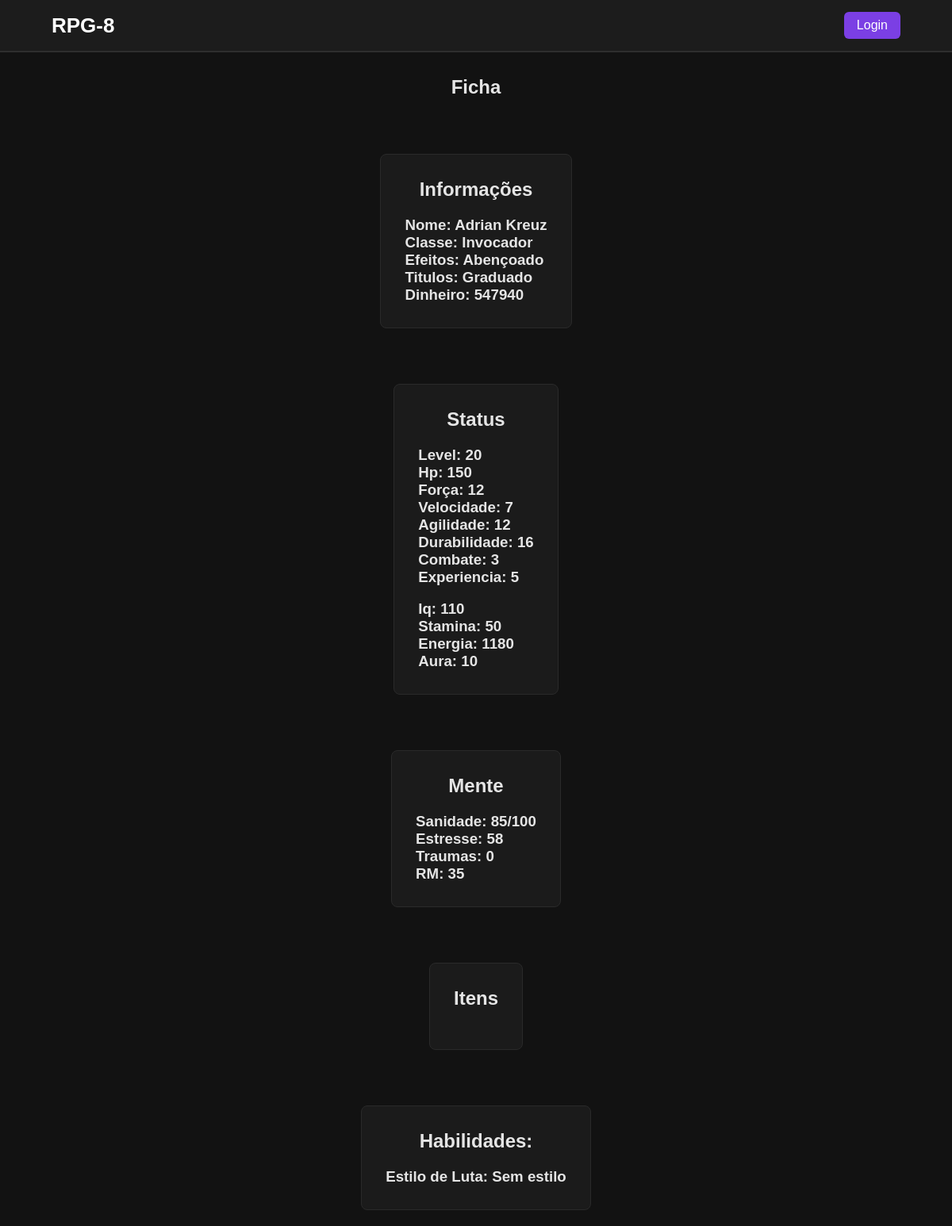
The page /fichaview.php?id=4 on the database its author committed.
### tables this page shows
CREATE TABLE player_base (
	id INT auto_increment PRIMARY KEY,
    nome VARCHAR(30) not null,
    id_classe INT,
    foreign key (id_classe) references classes(id),
    efeitos VARCHAR(50)
);

CREATE TABLE classes (
	id INT auto_increment PRIMARY KEY,
    classe varchar(15) not null
	);

CREATE TABLE player_dinheiro (
    id INT auto_increment PRIMARY KEY,
    id_player INT,
    foreign key (id_player) references player_base(id),
    dinheiro INT not null DEFAULT 0,
    fragmento INT not null DEFAULT 0
);

CREATE TABLE player_status (
    id INT auto_increment PRIMARY KEY,
    id_player INT,
    foreign key (id_player) references player_base(id),
    level INT not null,
    hp INT not null,
    forca INT not null,
    velocidade INT not null,
    agilidade INT not null,
    durabilidade INT not null,
    combate INT not null,
    experiencia INT not null
);

CREATE TABLE player_energias (
    id INT auto_increment PRIMARY KEY,
    id_player INT,
    foreign key (id_player) references player_base(id),
    iq INT not null,
    stamina INT not null,
    energia INT not null,
    aura INT not null
);

CREATE TABLE player_mente (
    id INT auto_increment PRIMARY KEY,
    id_player INT,
    foreign key (id_player) references player_base(id),
    sanidade INT not null,
    sanidadeMax INT not null,
	stress INT not null,
    traumas INT not null,
    rm INT not null
);

CREATE TABLE estilos_luta (
	id INT auto_increment PRIMARY KEY,
	nome VARCHAR(30) NOT NULL,
	descricao text
);

### fichaview.php (the view, shortened to what this page needs)
<?php
include("conexao.php");
include("header.php");
$id = isset($_GET['id']) ? intval($_GET['id']) : 1;
$stmt = $conn->prepare("SELECT
    player_base.nome,
    player_base.efeitos,
    classes.classe,
    player_dinheiro.dinheiro,
    player_dinheiro.fragmento,
    player_status.level,
    player_status.hp,
    player_status.forca,
    player_status.velocidade,
    player_status.agilidade,
    player_status.durabilidade,
    player_status.combate,
    player_status.experiencia,
    player_energias.iq,
    player_energias.stamina,
    player_energias.energia,
    player_energias.aura,
    player_mente.sanidade,
    player_mente.sanidadeMax,
    player_mente.stress,
    player_mente.traumas,
    player_mente.rm,
    (
        SELECT GROUP_CONCAT(t.titulo SEPARATOR '| ')
        FROM R_player_titulo rpt
        JOIN titulos t ON rpt.id_titulo = t.id
        WHERE rpt.id_player = player_base.id
    ) AS titulos
FROM player_base
JOIN classes ON player_base.id_classe = classes.id
LEFT JOIN player_dinheiro ON player_base.id = player_dinheiro.id_player
LEFT JOIN player_status ON player_base.id = player_status.id_player
LEFT JOIN player_energias ON player_base.id = player_energias.id_player
LEFT JOIN player_mente ON player_base.id = player_mente.id_player
WHERE player_base.id = ?");
$stmt->bind_param("i", $id);
$stmt->execute();
$result = $stmt->get_result();
$ficha = $result->fetch_assoc();
$stmt = $conn->prepare("SELECT
    estilos_luta.nome
    FROM R_player_estiloluta
    JOIN estilos_luta ON R_player_estiloluta.id_estiloluta = estilos_luta.id
    where id_player = ?
");
$stmt->bind_param("i", $id);
$stmt->execute();
$result_estiloluta = $stmt->get_result();
$estiloluta = $result_estiloluta->fetch_assoc();
?>
<div class="content">
    <h2>Ficha</h2>
</div>
<div class="content">
    <div class="fichas">
        <h2>Informações</h2>
        <h3>Nome: <?php echo htmlspecialchars($ficha["nome"]); ?></h3>
        <h3>Classe: <?php echo htmlspecialchars($ficha["classe"]); ?></h3>
        <h3>Efeitos: <?php echo htmlspecialchars($ficha["efeitos"]); ?></h3>
        <h3>Titulos: <?php echo htmlspecialchars($ficha["titulos"]); ?></h3>
        <h3>Dinheiro: <?php echo htmlspecialchars($ficha["dinheiro"]); ?></h3>
    </div>
</div>
<div class="content">
    <div class="fichas">
        <h2>Status</h2>
        <h3>Level: <?php echo htmlspecialchars($ficha["level"]); ?></h3>
        <h3>Hp: <?php echo htmlspecialchars($ficha["hp"]); ?></h3>
        <h3>Força: <?php echo htmlspecialchars($ficha["forca"]); ?></h3>
        <h3>Velocidade: <?php echo htmlspecialchars($ficha["velocidade"]); ?></h3>
        <h3>Agilidade: <?php echo htmlspecialchars($ficha["agilidade"]); ?></h3>
        <h3>Durabilidade: <?php echo htmlspecialchars($ficha["durabilidade"]); ?></h3>
        <h3>Combate: <?php echo htmlspecialchars($ficha["combate"]); ?></h3>
        <h3>Experiencia: <?php echo htmlspecialchars($ficha["experiencia"]); ?></h3>
        <br>
        <h3>Iq: <?php echo htmlspecialchars($ficha["iq"]); ?></h3>
        <h3>Stamina: <?php echo htmlspecialchars($ficha["stamina"]); ?></h3>
        <h3>Energia: <?php echo htmlspecialchars($ficha["energia"]); ?></h3>
        <h3>Aura: <?php echo htmlspecialchars($ficha["aura"]); ?></h3>
    </div>
</div>
<div class="content">
    <div class="fichas">
        <h2>Mente</h2>
        <h3>Sanidade: <?php echo htmlspecialchars($ficha["sanidade"]); ?>/<?php echo htmlspecialchars($ficha["sanidadeMax"]); ?></h3>
        <h3>Estresse: <?php echo htmlspecialchars($ficha["stress"]); ?></h3>
        <h3>Traumas: <?php echo htmlspecialchars($ficha["traumas"]); ?></h3>
        <h3>RM: <?php echo htmlspecialchars($ficha["rm"]); ?></h3>
    </div>
</div>
<div class="content">
    <div class="fichas">
        <h2>Itens</h2>
    </div>
</div>
<div class="content">
    <div class="fichas">
        <h2>Habilidades:</h2>
        <h3>Estilo de Luta: <?php echo htmlspecialchars($estiloluta["nome"]); ?></h3>
    </div>
</div>

### Style.css (style rules this page uses)
* { margin:0; padding:0; box-sizing:border-box; }
body { font-family:Arial, Helvetica, sans-serif; background:#121212; color:#e5e5e5; }
.content { display:flex; justify-content:center; padding:30px; padding-bottom: 0px; }
.content h2 { text-align: center; margin-bottom:20px; }
.fichas { background:#1b1b1b; border:1px solid #2a2a2a; max-width: 800px; margin: 20px auto; border-radius: 8px; padding: 30px; }
.fichas h2 { text-align:center; margin-bottom:20px; }

### rows shown on the page
player_base: nome "Adrian Kreuz", id_classe.classe "Invocador", efeitos "Abençoado", player_dinheiro.dinheiro "547940", player_status.level "20", player_status.hp "150", player_status.forca "12", player_status.velocidade "7", player_status.agilidade "12", player_status.durabilidade "16", player_status.combate "3", player_status.experiencia "5", player_energias.iq "110", player_energias.stamina "50", player_energias.energia "1180", player_energias.aura "10", player_mente.sanidade "85", player_mente.sanidadeMax "100", player_mente.stress "58", player_mente.traumas "0", player_mente.rm "35"
estilos_luta: nome "Sem estilo"

### other values the page prints
$ficha["titulos"] "Graduado"
